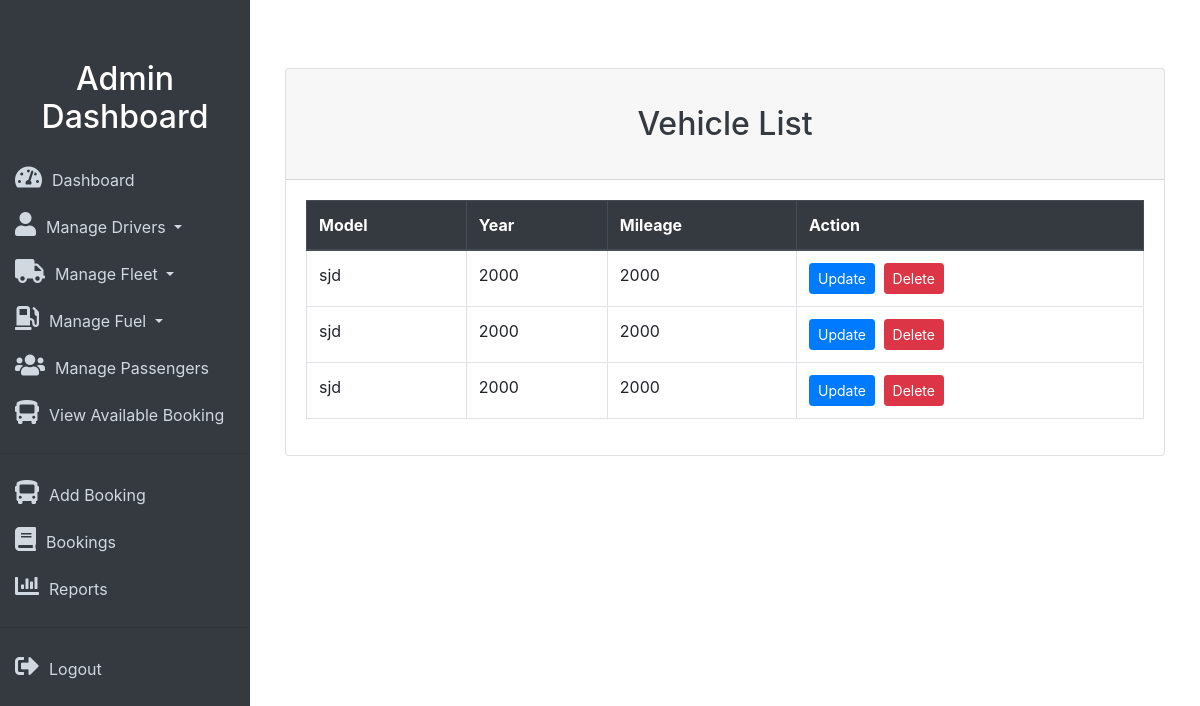
The page /admin/view_vehicle.php (signed in) on the database its author committed.
### tables this page shows
CREATE TABLE `vehicle` (
  `VehicleID` int(11) NOT NULL,
  `VehicleNumber` varchar(20) NOT NULL,
  `Model` varchar(50) NOT NULL,
  `Year` int(11) NOT NULL,
  `Mileage` int(11) DEFAULT NULL,
  `LastServiceDate` date DEFAULT NULL
);

### admin/view_vehicle.php (the view, shortened to what this page needs)
<!DOCTYPE html>
<html lang="en">
<head>
    <link rel="stylesheet" href="https://stackpath.bootstrapcdn.com/bootstrap/4.5.2/css/bootstrap.min.css">
    <link rel="stylesheet" href="https://cdnjs.cloudflare.com/ajax/libs/font-awesome/5.15.4/css/all.min.css">
    <link rel="stylesheet" href="css/style.css">
</head>
<body>
    <div class="sidebar">
        <h2>Admin Dashboard</h2>
        <a href="admindashboard.php"><i class="fas fa-tachometer-alt icon"></i>Dashboard</a>
        <div class="dropdown">
            <a href="#" class="dropdown-toggle" id="manageDriversDropdown" data-toggle="dropdown" aria-haspopup="true" aria-expanded="false">
                <i class="fas fa-user icon"></i>Manage Drivers
            </a>
        </div>
        <div class="dropdown">
        <a href="#" class="dropdown-toggle" id="manageFleetDropdown" data-toggle="dropdown" aria-haspopup="true" aria-expanded="false">
    <i class="fas fa-truck icon"></i>Manage Fleet
</a>
</div>
<div class="dropdown">
<a href="#" class="dropdown-toggle" id="manageFuelDropdown" data-toggle="dropdown" aria-haspopup="true" aria-expanded="false">
    <i class="fas fa-gas-pump icon"></i>Manage Fuel
</a>
</div>
        <a href="adminmanagepas.php"><i class="fas fa-users icon"></i>Manage Passengers</a>
        <a href="Viewavailabletrips.php"><i class="fas fa-bus icon"></i>View Available Booking</a>
        <hr>
        <a href="add_booking.php"><i class="fas fa-bus icon"></i>Add Booking</a>
        <a href="adminviewbook.php"><i class="fas fa-book icon"></i>Bookings</a>
        <a href="reports.php"><i class="fas fa-chart-bar icon"></i>Reports</a>
        <hr>
        <a href="logout.php"><i class="fas fa-sign-out-alt icon"></i>Logout</a>
    </div>
    <div class="content">
    <div class="container mt-4">
    <div class="card">
        <div class="card-header">
            <h2 class="text-center my-4">Vehicle List</h2>
        </div>
        <div class="card-body">
            <?php
            include 'db_connect.php';
            $sql = "SELECT * FROM Vehicle";
            $result = $conn->query($sql);
            if ($result->num_rows > 0) {
                echo "<div class='table-responsive'>
                        <table class='table table-bordered'>
                            <thead class='thead-dark'>
                                <tr>
                                    <th>Model</th>
                                    <th>Year</th>
                                    <th>Mileage</th>
                                    <th>Action</th>
                                </tr>
                            </thead>
                            <tbody>";
                while($row = $result->fetch_assoc()) {
                    echo "<tr>
                    <td>" . $row["Model"] . "</td>
                    <td>" . $row["Year"] . "</td>
                    <td>" . $row["Mileage"] . "</td>
                    <td>
                        <a href='add_edit.php?id=" . $row["VehicleID"] . "' class='btn btn-primary btn-sm'>Update</a>
                        <a href='' class='btn btn-danger btn-sm ml-1'>Delete</a>
                    </td>
                </tr>";
                }
                echo "</tbody></table></div>";
            } else {
                echo "No vehicles found";
            }
            ?>
        </div>
    </div>
</div>
</div>
</body>
</html>

### admin/css/style.css (style rules this page uses)
.sidebar { height: 100%; width: 250px; position: fixed; top: 0; left: 0; background-color: #343a40; padding-top: 50px; overflow-y: auto; }
.sidebar h2 { color: #fff; padding: 10px 0; text-align: center; }
.sidebar a { padding: 10px 15px; text-decoration: none; display: block; color: #d1d8e0; transition: background-color 0.3s; }
.content { margin-left: 250px; padding: 20px; transition: margin-left 0.3s; }
.icon { font-size: 24px; margin-right: 10px; }
h2 { color: #343a40; margin-top: 0; }
@media screen and (min-width: 768px) { .sidebar { left: 0; } }
@media screen and (min-width: 768px) { .content { margin-left: 250px; } }

### rows shown on the page
vehicle: Model "sjd", Year "2000", Mileage "2000"
vehicle: Model "sjd", Year "2000", Mileage "2000"
vehicle: Model "sjd", Year "2000", Mileage "2000"
